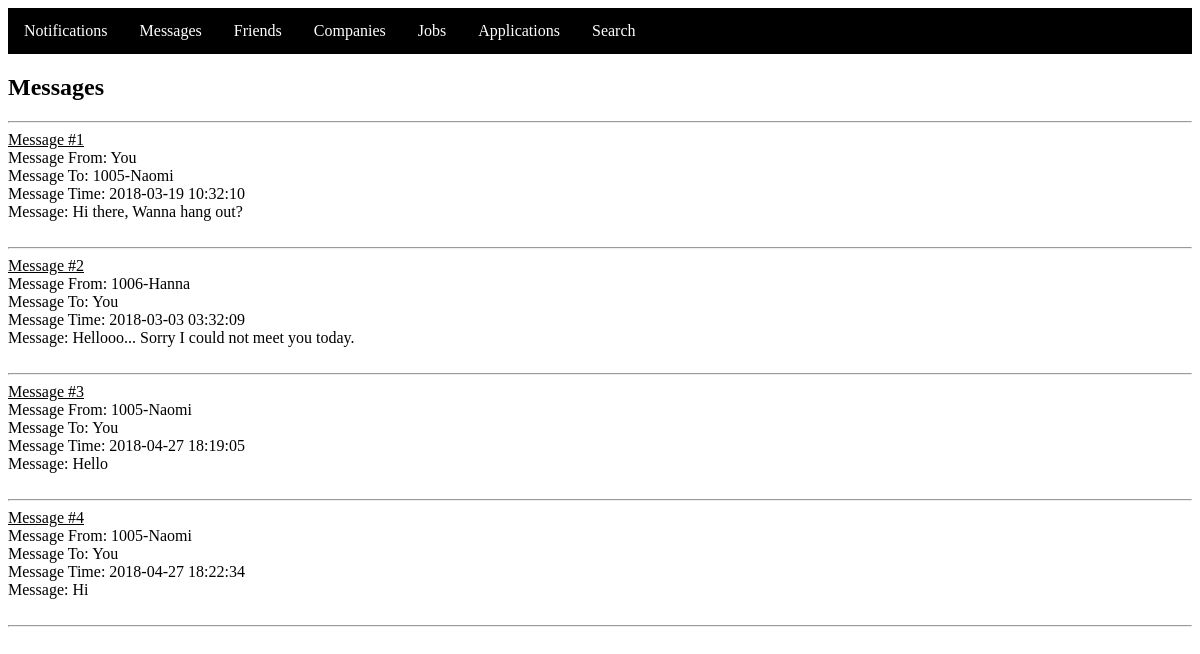
Screenshot of /messages.php (signed in) with the database file from the repository.
### tables this page shows
CREATE TABLE `Messages` (
  `mid` int(11) NOT NULL,
  `msgfrom` int(11) DEFAULT NULL,
  `msgto` int(11) DEFAULT NULL,
  `msgtime` datetime DEFAULT NULL,
  `message` varchar(45) DEFAULT NULL
);

CREATE TABLE `Student` (
  `sid` int(11) NOT NULL,
  `sname` varchar(45) DEFAULT NULL,
  `uni` varchar(45) DEFAULT NULL,
  `degree` varchar(45) DEFAULT NULL,
  `major` varchar(45) DEFAULT NULL,
  `gpa` float DEFAULT NULL,
  `spwd` varchar(100) DEFAULT NULL
);

### messages.php (the view, shortened to what this page needs)
<?php
$i = 0;
$usid = $_SESSION['sid'];
$servername = "localhost";
$username = "root";
$password = " ";
$dbname = "DB_Proj_1";
$conn = mysqli_connect($servername, $username, $password, $dbname);
echo "<H2>Messages</H2><hr>";
$sql = "Select * From `Messages` Where Messages.msgto='$usid' OR Messages.msgfrom='$usid'";
if(mysqli_query($conn, $sql)) {
	$res = mysqli_query($conn, $sql);
	while ($row = mysqli_fetch_assoc($res)) {
		$i = $i + 1;
		echo "<u>Message #".$i."</u><br>";
		if ($row['msgfrom']==$usid) {
			$sql1 = "Select * From `Student` Where sid='".$row['msgto']."'";
			$temp = mysqli_query($conn, $sql1);
			$cur = mysqli_fetch_assoc($temp);
			echo "Message From: You <br>";
			echo "Message To: ".$cur['sid']."-".$cur['sname']."<br>";
			echo "Message Time: ".$row['msgtime']."<br>";
			echo "Message: ".$row['message']."<br><br>";
			echo "<hr>";
		}
		else {
			$sql1 = "Select * From `Student` Where sid='".$row['msgfrom']."'";
			$temp = mysqli_query($conn, $sql1);
			$cur = mysqli_fetch_assoc($temp);
			echo "Message From: ".$cur['sid']."-".$cur['sname']."<br>";
			echo "Message To: You <br>";
			echo "Message Time: ".$row['msgtime']."<br>";
			echo "Message: ".$row['message']."<br><br>";
			echo "<hr>";
		}
	}
}
?>

### rows the page displays
messages: msgto.sid "1005", msgto.sname "Naomi", msgtime "2018-03-19 10:32:10", message "Hi there, Wanna hang out?"
messages: msgfrom.sid "1006", msgfrom.sname "Hanna", msgtime "2018-03-03 03:32:09", message "Hellooo... Sorry I could not meet you today."
messages: msgfrom.sid "1005", msgfrom.sname "Naomi", msgtime "2018-04-27 18:19:05", message "Hello"
messages: msgfrom.sid "1005", msgfrom.sname "Naomi", msgtime "2018-04-27 18:22:34", message "Hi"
